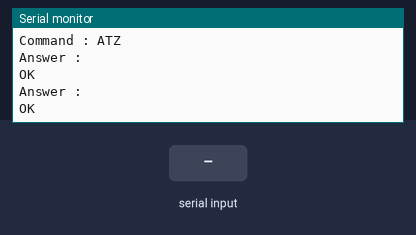
This sketch was run on a simulated Arduino Uno, built with avr-gcc and run on an emulated ATmega328P. Parts: the last lines printed to the serial monitor. The test bench sets the inputs (shaded band). The modem accepts every AT command (registered, SIM ready, sends succeed) and sends nothing else.

Above: at 2.8 s.
2.9 s: "1\n" received over the second serial link
5.0 s: "0\n" received over the second serial link
At 5.4 s:
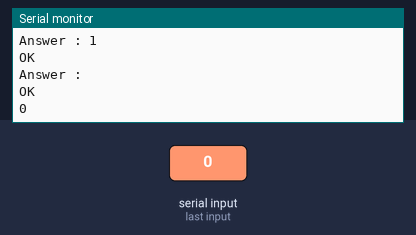
6.5 s: "2\n" received over the second serial link
At 7.3 s:
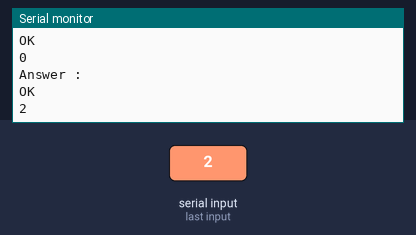

Measured:
- after the input at 5.0 s, the serial monitor: prints a new line at once (image 1)
- after the input at 6.5 s, the serial monitor: prints a new line at once (image 2)

The sketch:

OBD.ino
```cpp
#include <SoftwareSerial.h>
#define RxD 2                //Arduino pin connected to Tx of HC-05
#define TxD 3                //Arduino pin connected to Rx of HC-05

#define RPM  1
#define RPM_CODE "010C"
#define TEMP 2
#define TEMP_CODE "0105"
#define SPD  3
#define SPD_CODE "010D"
#define LOAD 4
#define LOAD_CODE "0104"

SoftwareSerial blueToothSerial(RxD,TxD);
//int i;
char inByte;
boolean linked = true;
char bufferIn[15];
int indx;
boolean prompt = false;

String csv[3];
boolean record;

void setup()
{
Serial.begin(38400);
blueToothSerial.begin(38400);
pinMode(RxD, INPUT);
pinMode(TxD, OUTPUT);

record = false;
send_OBD_cmd("ATZ");              // send to OBD ATZ, reset
send_OBD_cmd("ATE0");             // ECHO OFF (Para o OBDII não devolver os mesmos comandos enviados)

}

void loop() {
  get_obd();

  Serial.println(csv[0]);
}

/*
 * OBD II
 */
  void get_obd(){

    record = true;
    send_OBD_cmd(RPM_CODE);
    Serial.print("CSV : ");
    Serial.println(csv[0]);
    send_OBD_cmd(TEMP_CODE);
    Serial.print("CSV : ");
    Serial.println(csv[0]);
    send_OBD_cmd(SPD_CODE);
    Serial.print("CSV : ");
    Serial.println(csv[0]);
    send_OBD_cmd(LOAD_CODE);
    Serial.print("CSV : ");
    Serial.println(csv[0]);
  }

/*
 * Send ODB command for initialization
 */
  void send_OBD_cmd(char *obd_cmd){

    char recvChar;
    int retries;
    int RETRY;

    csv[0] = "";

   Serial.print("Command : ");
   Serial.println(obd_cmd);

    retries= 0;
    RETRY = 10;
    prompt = false;
    while((!prompt) && (retries < RETRY)){                        // while no prompt and not reached OBD cmd retries
      blueToothSerial.print(obd_cmd);                             // send OBD cmd
      blueToothSerial.print("\r");                                // send cariage return

      Serial.print("Answer : ");
      delay(500);
      while (blueToothSerial.available() <= 0);                   // wait while no data from ELM

      while ((blueToothSerial.available()>0) && (!prompt)){       // while there is data and not prompt
        recvChar = blueToothSerial.read();                        // read from elm
        if (recvChar==62){
          prompt=true;                                            // if received char is '>' then prompt is true
        }else{
          Serial.print(recvChar);
          if (recvChar == 32 || recvChar == 10 | recvChar == 13){

          }else{
            if(record){ csv[0] += recvChar; };
          }
        }

      }
      retries += 1;
      delay(1000);
      Serial.println("");
    }
    if (retries>=RETRY) {                                         // if OBD cmd retries reached
      Serial.println("@ Error connecting OBD");
    }
  }
```
